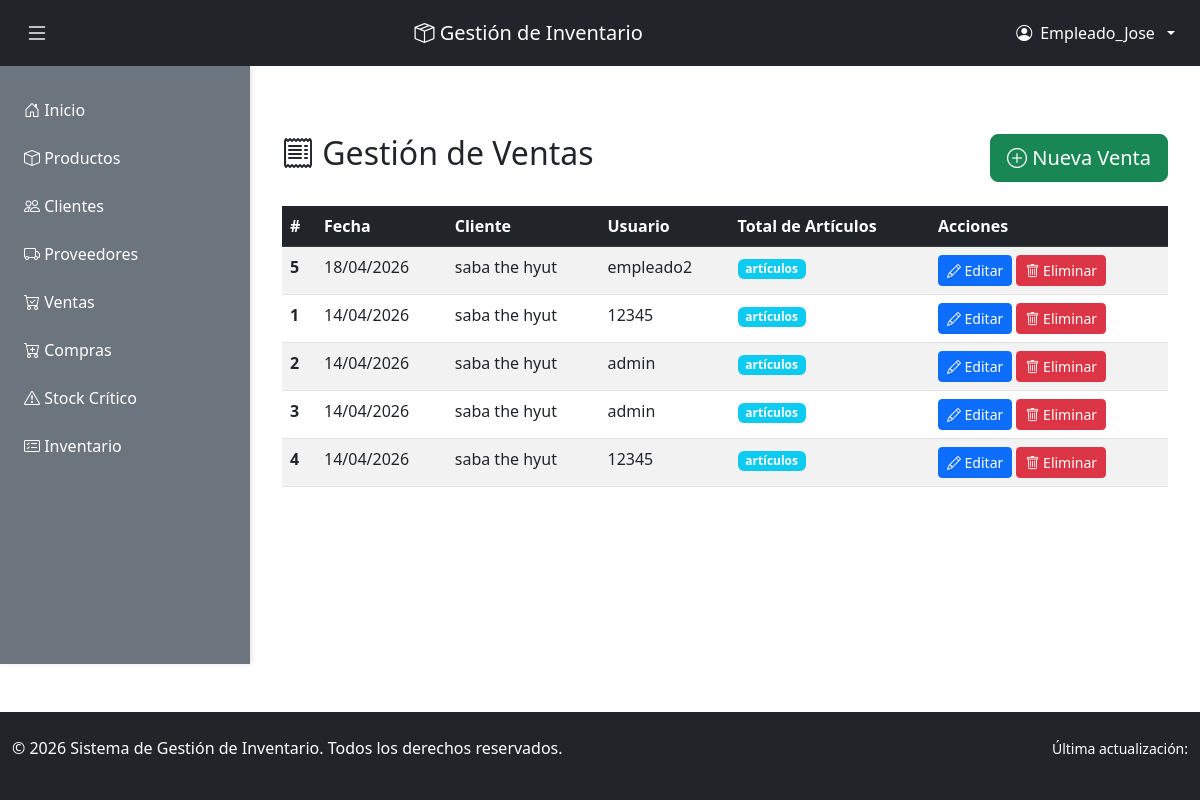
Page /ventas/ (signed in) on the earlier database version.
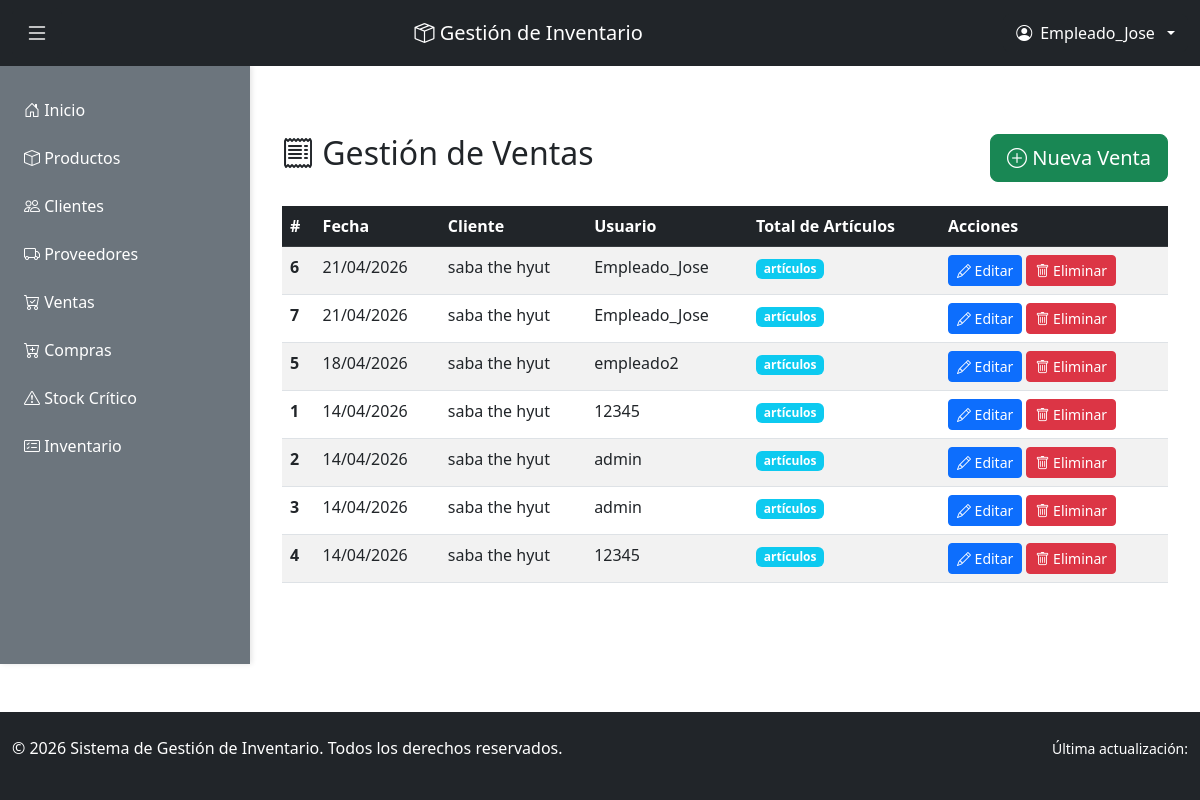
Same page on the later database version.
### inventario/models.py (models this page shows, shortened)
class Venta(models.Model):
    ESTADO_VENTA = [
        ('borrador', 'Borrador'),
        ('confirmada', 'Confirmada'),
        ('entregada', 'Entregada'),
        ('cancelada', 'Cancelada'),
    ]
    fecha_venta = models.DateField(auto_now_add=True)
    cliente = models.ForeignKey(Cliente, on_delete=models.CASCADE, related_name='ventas')
    usuario = models.ForeignKey(User, on_delete=models.CASCADE, related_name='ventas_realizadas')
    estado = models.CharField(max_length=20, choices=ESTADO_VENTA, default='borrador')
    total = models.DecimalField(max_digits=12, decimal_places=2, default=0)
    class Meta:
        ordering = ['-fecha_venta']
        verbose_name = 'Venta'
        verbose_name_plural = 'Ventas'

class Cliente(models.Model):
    nombre = models.CharField(max_length=100)
    telefono = models.CharField(max_length=9)
    email = models.EmailField(unique=True)
    direccion = models.CharField(max_length=200)
    fecha_creacion = models.DateTimeField(auto_now_add=True)
    class Meta:
        ordering = ['nombre']
        verbose_name = 'Cliente'
        verbose_name_plural = 'Clientes'

### inventario/views.py (the view)
# urls.py: path('ventas/', views.ver_ventas, name='ver_ventas'),
@login_required(login_url='login')
@roles_permitidos('empleado', 'administrador')
@require_http_methods(["GET"])
def ver_ventas(request):
    ventas = Venta.objects.all()
    contexto = {'ventas': ventas}
    return render(request, 'ventas.html', contexto)

### Gestion_inventario/inventario/templates/ventas.html (shortened to what this page needs)
{% extends 'base.html' %}
{% block content %}
<div class="container mt-5">
    <div class="row mb-4">
        <div class="col-md-8">
            <h2><i class="bi bi-receipt"></i> Gestión de Ventas</h2>
        </div>
        <div class="col-md-4 text-end">
            <a href="{% url 'agregar_venta' %}" class="btn btn-success btn-lg">
                <i class="bi bi-plus-circle"></i> Nueva Venta
            </a>
        </div>
    </div>
    {% if ventas %}
        <div class="table-responsive">
            <table class="table table-hover table-striped">
                <thead class="table-dark">
                    <tr>
                        <th>#</th>
                        <th>Fecha</th>
                        <th>Cliente</th>
                        <th>Usuario</th>
                        <th>Total de Artículos</th>
                        <th>Acciones</th>
                    </tr>
                </thead>
                <tbody>
                    {% for venta in ventas %}
                        <tr>
                            <td><strong>{{ venta.id }}</strong></td>
                            <td>{{ venta.fecha_venta|date:"d/m/Y" }}</td>
                            <td>{{ venta.cliente.nombre }}</td>
                            <td>{{ venta.usuario.username }}</td>
                            <td>
                                <span class="badge bg-info">{{ venta.detalleventa_set.count }} artículos</span>
                            </td>
                            <td>
                                <a href="{% url 'editar_venta' venta.id %}" class="btn btn-primary btn-sm">
                                    <i class="bi bi-pencil"></i> Editar
                                </a>
                                <a href="{% url 'eliminar_venta' venta.id %}" class="btn btn-danger btn-sm">
                                    <i class="bi bi-trash"></i> Eliminar
                                </a>
                            </td>
                        </tr>
                    {% endfor %}
                </tbody>
            </table>
        </div>
    {% else %}
        <div class="alert alert-info text-center" role="alert">
            <h4 class="alert-heading">Sin ventas registradas</h4>
            <p>No hay ventas en el sistema. <a href="{% url 'agregar_venta' %}" class="alert-link">Crear una nueva venta</a></p>
        </div>
    {% endif %}
</div>
{% endblock %}

### inventario/templates/base.html (shortened to what this page needs)
<!DOCTYPE html>
<html lang="es">
<head>
    <link href="https://cdn.jsdelivr.net/npm/bootstrap@5.3.0/dist/css/bootstrap.min.css" rel="stylesheet">
    <link rel="stylesheet" href="https://cdn.jsdelivr.net/npm/bootstrap-icons@1.10.0/font/bootstrap-icons.css">
</head>
<body>
    <nav class="navbar navbar-dark bg-dark sticky-top">
        <div class="container-fluid">
            <button class="btn btn-dark toggle-sidebar-btn me-2" id="sidebarToggle" title="Abrir/Cerrar menú">
                <i class="bi bi-list"></i>
            </button>
            <span class="navbar-brand">
                <i class="bi bi-box-seam"></i> Gestión de Inventario
            </span>
            <div class="dropdown">
                <button class="btn btn-dark dropdown-toggle d-flex align-items-center gap-2" type="button" data-bs-toggle="dropdown">
                    <i class="bi bi-person-circle"></i>
                    {{ user.username }}
                </button>
            </div>
        </div>
    </nav>
    <div class="main-container">
        <aside class="sidebar" id="sidebar">
            <ul class="sidebar-menu">
                <li><a href="{% url 'inicio' %}" class="nav-link"><i class="bi bi-house-door"></i> Inicio</a></li>
                {% if user.is_staff %}
                    <li><a href="{% url 'ver_clientes' %}" class="nav-link"><i class="bi bi-people"></i> Clientes</a></li>
                    <li><a href="{% url 'ver_proveedores' %}" class="nav-link"><i class="bi bi-truck"></i> Proveedores</a></li>
                    <li><a href="{% url 'ver_productos' %}" class="nav-link"><i class="bi bi-box"></i> Productos</a></li>
                    <li><a href="{% url 'consultar_inventario' %}" class="nav-link"><i class="bi bi-card-checklist"></i> Inventario</a></li>
                    <li><a href="{% url 'ver_movimientos' %}" class="nav-link"><i class="bi bi-arrows-move"></i> Movimientos</a></li>
                    <li><a href="{% url 'ver_reportes' %}" class="nav-link"><i class="bi bi-bar-chart"></i> Reportes</a></li>
                    <li><a href="{% url 'ver_ventas' %}" class="nav-link"><i class="bi bi-cart-check"></i> Ventas</a></li>
                    <li><a href="{% url 'ver_compras' %}" class="nav-link"><i class="bi bi-cart-plus"></i> Compras</a></li>
                    {% if user.is_superuser %}
                        <li><a href="{% url 'ver_usuarios' %}" class="nav-link"><i class="bi bi-shield-lock"></i> Usuarios</a></li>
                    {% endif %}
                {% elif user.is_authenticated and user.perfil.rol == 'empleado' %}
                    <li><a href="{% url 'productos_empleado' %}" class="nav-link"><i class="bi bi-box"></i> Productos</a></li>
                    <li><a href="{% url 'clientes_empleado' %}" class="nav-link"><i class="bi bi-people"></i> Clientes</a></li>
                    <li><a href="{% url 'proveedores_empleado' %}" class="nav-link"><i class="bi bi-truck"></i> Proveedores</a></li>
                    <li><a href="{% url 'ventas_empleado' %}" class="nav-link"><i class="bi bi-cart-check"></i> Ventas</a></li>
                    <li><a href="{% url 'compras_empleado' %}" class="nav-link"><i class="bi bi-cart-plus"></i> Compras</a></li>
                    <li><a href="{% url 'stock_critico' %}" class="nav-link"><i class="bi bi-exclamation-triangle"></i> Stock Crítico</a></li>
                    <li><a href="{% url 'inventario_empleado' %}" class="nav-link"><i class="bi bi-card-checklist"></i> Inventario</a></li>
                {% else %}
                    <li><a href="{% url 'ver_clientes' %}" class="nav-link"><i class="bi bi-people"></i> Clientes</a></li>
                    <li><a href="{% url 'ver_proveedores' %}" class="nav-link"><i class="bi bi-building"></i> Proveedores</a></li>
                {% endif %}
            </ul>
        </aside>
        <main class="main-content">
            <div class="content-wrapper">
                {% block content %}{% endblock %}
            </div>
        </main>
    </div>
    <footer class="bg-dark text-white mt-5 py-4">
        <div class="container-fluid">
            <div class="row">
                <div class="col-md-6">
                    <p>&copy; 2026 Sistema de Gestión de Inventario. Todos los derechos reservados.</p>
                </div>
                <div class="col-md-6 text-end">
                    <small>Última actualización: {{ now|date:"d/m/Y H:i" }}</small>
                </div>
            </div>
        </div>
    </footer>
</body>
</html>

### inventario/templates/base.html (style rules this page uses)
body { display: flex; flex-direction: column; min-height: 100vh; }
.navbar { flex-shrink: 0; }
.main-container { display: flex; flex: 1; }
.sidebar { width: 250px; background-color: #6c757d; padding: 20px 0; overflow-y: auto; transition: all 0.3s ease; box-shadow: 2px 0 5px rgba(0,0,0,0.1); }
.sidebar-menu { list-style: none; padding: 0; margin: 0; }
.sidebar-menu li { margin: 0; }
.sidebar-menu a { display: block; padding: 12px 20px; color: white; text-decoration: none; transition: background-color 0.2s ease; border-left: 4px solid transparent; }
.main-content { flex: 1; padding: 0; overflow-y: auto; }
.content-wrapper { padding: 20px; }
.toggle-sidebar-btn { cursor: pointer; font-size: 1.5rem; }

Differences in the rows shown:
added Venta: id "6", fecha_venta "21/04/2026", cliente.nombre "saba the hyut", usuario.username "Empleado_Jose"
added Venta: id "7", fecha_venta "21/04/2026", cliente.nombre "saba the hyut", usuario.username "Empleado_Jose"
